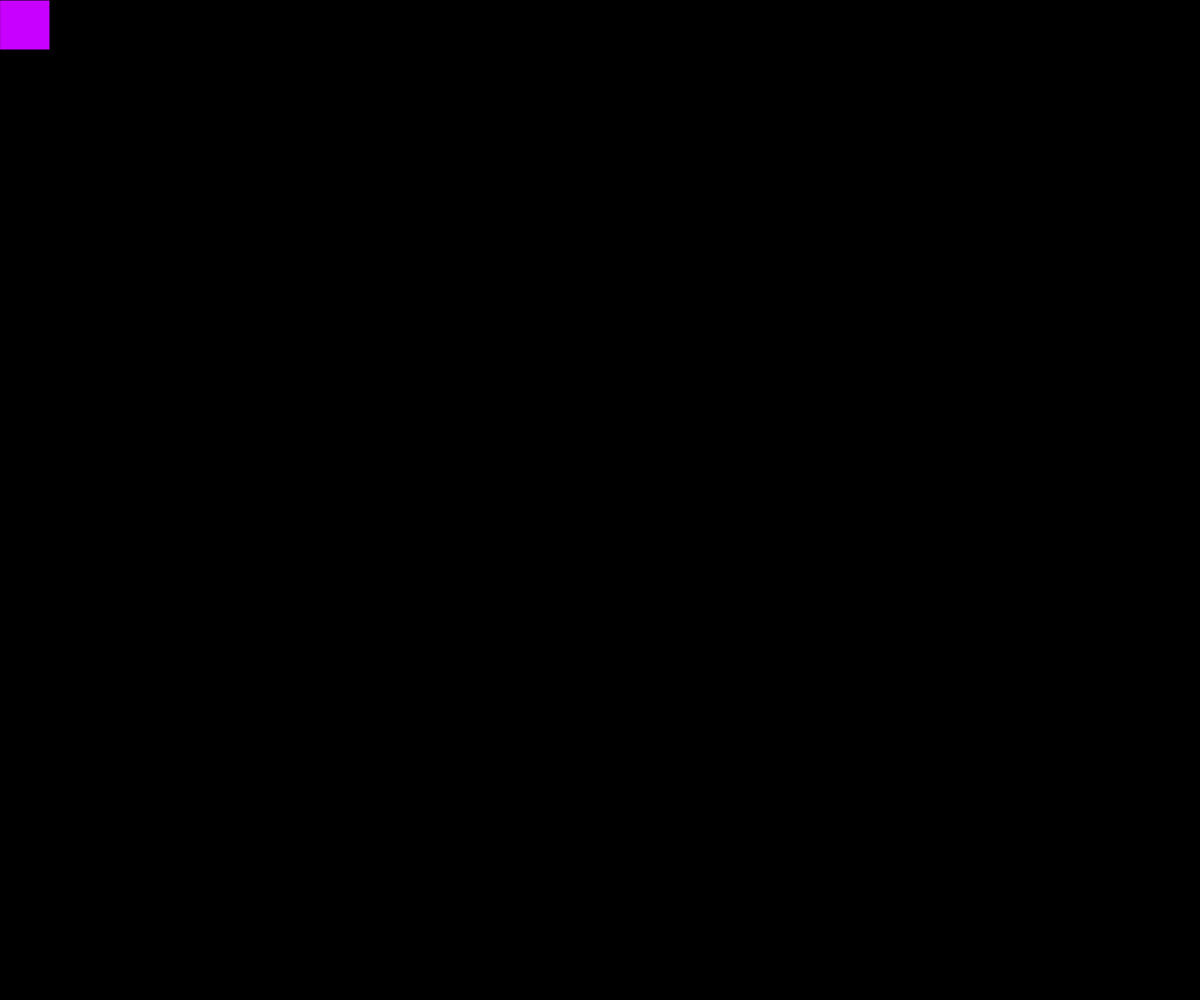
Frame 1 (no input)
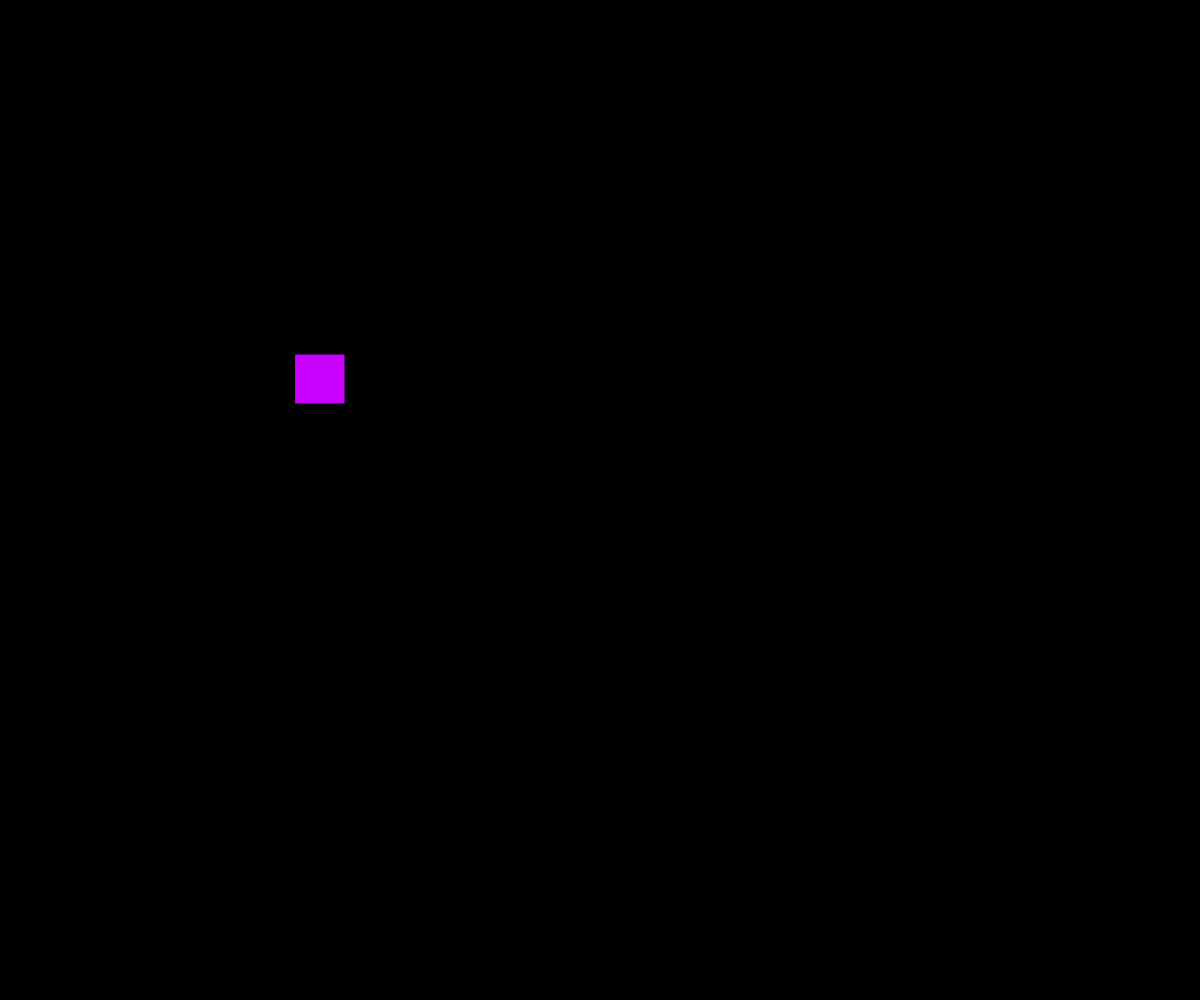
Frame 60 (no input)
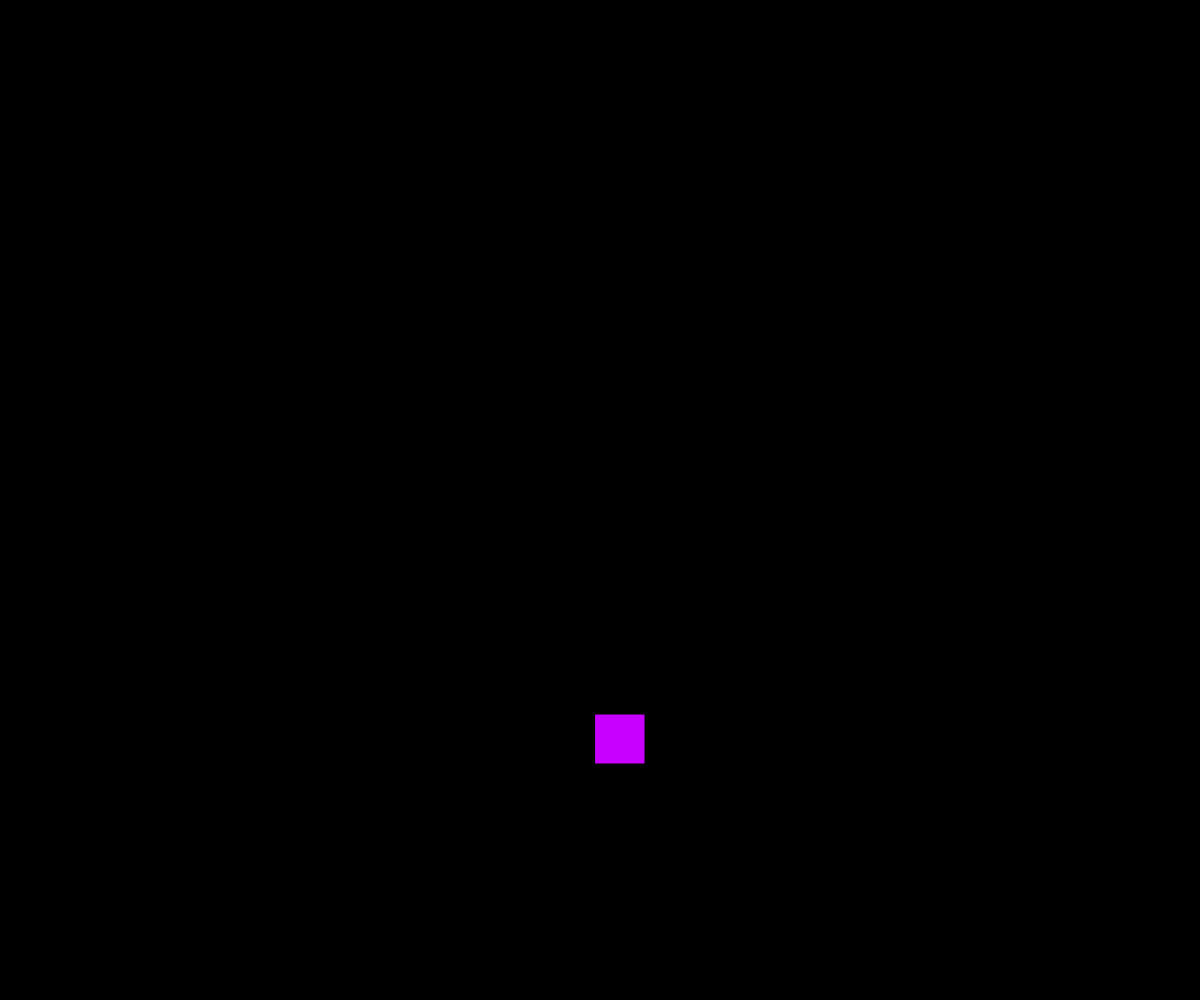
Frame 120 (the mouse pressed at the canvas centre since frame 60)

The p5.js sketch that drew these frames (run headless with seeded random() and noise() and a simulated clock; from frame 60 on, the mouse is pressed at the canvas centre):

// p5.js sketch
// ── sketch.js
// Chessboard
// Celia Newell
// September 19
//
// Extra for Experts:
// - describe what you did to take this project "above and beyond"

let x = 0;
let y = 0;
let dx = 5;
let dy = 6;
let sqSize = 50;
let sqColor;

function setup() {
  createCanvas(windowWidth,windowHeight);
  sqColor = color(200, 0, 255);
}

function draw() {
  background("black");
  handleKeys();
  drawSquare();
  moveSquare();
  bounceOff();
}

function drawSquare() {
  fill(sqColor);
  square(x, y, sqSize);
}

function moveSquare() {
  x+= dx;
  y+= dy;
}

function bounceOff() {
// bounce off right wall
  if (x >= width - sqSize) {
    dx *= -1;
    //don't get caught in wall
    x = width - sqSize - 1;
  } 
  // bounce off left wall
  else if (x <= 0) {
    dx *= -1;
    x = 1;
  } 

  // y
  //bounce off bottom wall
  if (y >= height - sqSize) {
    dy *= -1;
    y = height - sqSize - 1;
  } 

  // bounce off top wall
  if (y <= 0) {
    dy *= -1;
    y = 1;
  } 
}

function mouseClicked() {
  if (dx === dx && dy === dy) {
    dx = random(4, 10);
    dy = random(4,10);
  }
}

function handleKeys() {
  if (keyIsDown(38)) { 
    if (sqSize < height *0.75 && sqSize < width *0.75) {
      sqSize +=1;
    }
  }
  if (keyIsDown(40)) { 
    if (sqSize < height *0.75 && sqSize < width *0.75) {
      sqSize -=1;
    }
  }  
}

function windowResized() {
  resizeCanvas(windowWidth,windowHeight);
}
